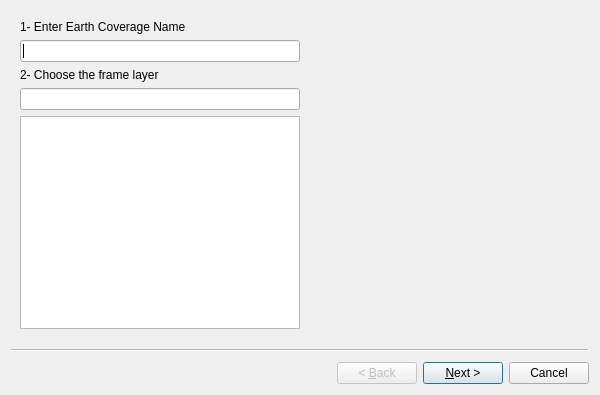
<?xml version="1.0" encoding="UTF-8"?>
<ui version="4.0">
 <class>SetupEarthCoverage</class>
 <widget class="QWizard" name="SetupEarthCoverage">
  <property name="geometry">
   <rect>
    <x>0</x>
    <y>0</y>
    <width>600</width>
    <height>395</height>
   </rect>
  </property>
  <property name="minimumSize">
   <size>
    <width>600</width>
    <height>272</height>
   </size>
  </property>
  <property name="windowTitle">
   <string>Define earth coverage areas and lines</string>
  </property>
  <property name="wizardStyle">
   <enum>QWizard::ClassicStyle</enum>
  </property>
  <property name="options">
   <set>QWizard::HelpButtonOnRight</set>
  </property>
  <widget class="QWizardPage" name="wizardPage_2">
   <layout class="QGridLayout" name="gridLayout_3">
    <item row="2" column="0">
     <widget class="QLabel" name="label_4">
      <property name="text">
       <string>2- Choose the frame layer</string>
      </property>
     </widget>
    </item>
    <item row="0" column="0">
     <widget class="QLabel" name="label_5">
      <property name="text">
       <string>1- Enter Earth Coverage Name</string>
      </property>
     </widget>
    </item>
    <item row="1" column="0">
     <widget class="QLineEdit" name="nameLineEdit"/>
    </item>
    <item row="3" column="0">
     <layout class="QVBoxLayout" name="verticalLayout">
      <item>
       <widget class="QLineEdit" name="filterLineEdit"/>
      </item>
      <item>
       <widget class="QListWidget" name="listWidget"/>
      </item>
     </layout>
    </item>
    <item row="3" column="1">
     <spacer name="horizontalSpacer">
      <property name="orientation">
       <enum>Qt::Horizontal</enum>
      </property>
      <property name="sizeType">
       <enum>QSizePolicy::MinimumExpanding</enum>
      </property>
      <property name="sizeHint" stdset="0">
       <size>
        <width>50</width>
        <height>20</height>
       </size>
      </property>
     </spacer>
    </item>
   </layout>
  </widget>
  <widget class="QWizardPage" name="wizardPage1">
   <layout class="QGridLayout" name="gridLayout">
    <item row="0" column="0">
     <widget class="QLabel" name="label">
      <property name="text">
       <string>3- Choose the area classes that build earth coverage (only parent classes are listed here).</string>
      </property>
     </widget>
    </item>
    <item row="1" column="0">
     <widget class="CustomSelector" name="areasCustomSelector" native="true"/>
    </item>
   </layout>
  </widget>
  <widget class="QWizardPage" name="wizardPage2">
   <layout class="QGridLayout" name="gridLayout_2">
    <item row="0" column="0">
     <widget class="QLabel" name="label_2">
      <property name="text">
       <string>4- Choose the line classes that, along with the frame, build the areas of earth coverage
(only parent classes are listed here).</string>
      </property>
     </widget>
    </item>
    <item row="1" column="0">
     <widget class="CustomSelector" name="linesCustomSelector" native="true"/>
    </item>
   </layout>
  </widget>
  <widget class="QWizardPage" name="wizardPage">
   <layout class="QGridLayout" name="gridLayout_4">
    <item row="0" column="0">
     <widget class="QLabel" name="label_3">
      <property name="text">
       <string>5- For each area class of earth coverage, define which lines are used to build it
(note that frame is always used to close areas)</string>
      </property>
     </widget>
    </item>
    <item row="1" column="0">
     <widget class="QTreeWidget" name="treeWidget">
      <property name="itemsExpandable">
       <bool>true</bool>
      </property>
      <attribute name="headerCascadingSectionResizes">
       <bool>true</bool>
      </attribute>
      <attribute name="headerDefaultSectionSize">
       <number>100</number>
      </attribute>
      <attribute name="headerMinimumSectionSize">
       <number>50</number>
      </attribute>
      <attribute name="headerStretchLastSection">
       <bool>false</bool>
      </attribute>
      <column>
       <property name="text">
        <string>Class</string>
       </property>
      </column>
      <column>
       <property name="text">
        <string>Delimiters</string>
       </property>
      </column>
     </widget>
    </item>
   </layout>
  </widget>
 </widget>
 <customwidgets>
  <customwidget>
   <class>CustomSelector</class>
   <extends>QWidget</extends>
   <header>DsgTools.gui.CustomWidgets.SelectionWidgets.customSelector.h</header>
   <container>1</container>
  </customwidget>
 </customwidgets>
 <resources/>
 <connections/>
</ui>
